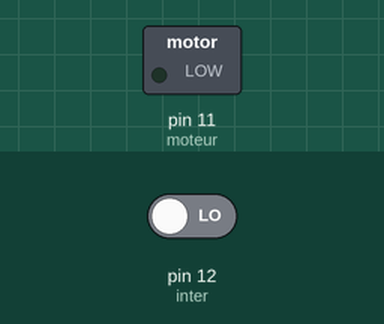
The sketch below on a simulated Arduino Uno, built with avr-gcc and run on an emulated ATmega328P. On the bench: switched loads named in the sketch (green lamp = pin HIGH). The inputs (shaded band) are chosen by the test bench; at power-on: pin 12 (inter) LOW.

Above: at 1.2 s.
1.3 s: pin 12 (inter) driven HIGH
At 2.7 s:
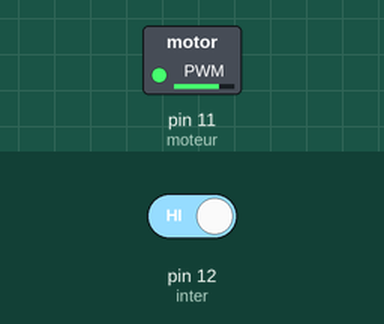
Timing chart, 0 to 4.3 s (numbered marks = the images above; inputs shaded):
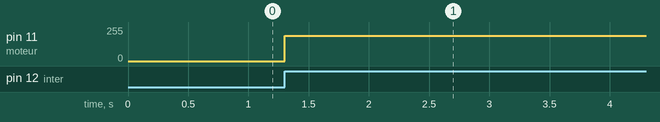

The sketch:

colorandPWM.ino
```cpp
int moteur = 11;
int inter = 12;

void setup() {
  // put your setup code here, to run once:
  pinMode(moteur, OUTPUT);
  pinMode(inter, INPUT);
}

void loop() {
  // put your main code here, to run repeatedly:
  if (digitalRead(inter) == HIGH){   //Si la couleur capté correspond à la couleur de la fleur (précision avec RGB)
  analogWrite(moteur, 191); //On fait tourner le moteur
  }
  else
  {
    analogWrite(moteur, 0); //sinon le moteur ne tourne pas
    }
}
```

Measured:
- after the input at 1.3 s, pin 11 (moteur): 0/255 → 191/255 at once
